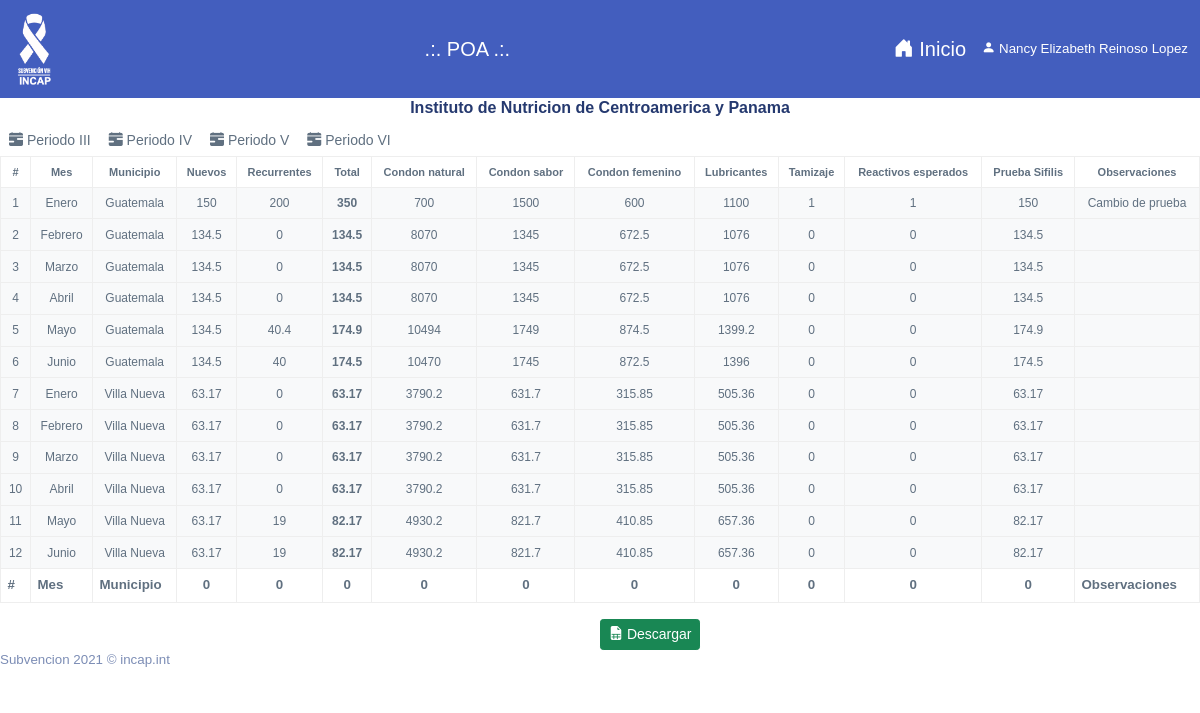
The page /vistas/promotor/poa/poa.php (signed in) on the database its author committed.
### tables this page shows
CREATE TABLE IF NOT EXISTS `usuario` (
  `idUsuario` INT NOT NULL,
  `persona_id` INT NOT NULL,
  `rol` VARCHAR(24) NOT NULL,
  `usuario` VARCHAR(32) NULL,
  `pass` LONGTEXT NULL,
  `subreceptor_id` INT NOT NULL,
  `estado` TINYINT NULL,
  PRIMARY KEY (`idUsuario`));

CREATE TABLE IF NOT EXISTS `persona` (
  `idPersona` INT NOT NULL,
  `codigo` VARCHAR(16) NULL,
  `nombre` VARCHAR(50) NULL,
  `apellido` VARCHAR(50) NULL,
  `telefono` VARCHAR(12) NULL,
  `correo` VARCHAR(45) NULL,
  PRIMARY KEY (`idPersona`));

CREATE TABLE IF NOT EXISTS `subreceptor` (
  `idSubreceptor` INT NOT NULL,
  `codigo` VARCHAR(24) NULL,
  `nombre` VARCHAR(100) NULL,
  `enatural` INT NULL DEFAULT NULL,
  `esabor` INT NULL DEFAULT NULL,
  `efemenino` INT NULL DEFAULT NULL,
  `elubricante` INT NULL DEFAULT NULL,
  `ppvih` FLOAT NULL DEFAULT NULL,
  `pautoprueba` FLOAT NULL DEFAULT NULL,
  PRIMARY KEY (`idSubreceptor`));

CREATE TABLE IF NOT EXISTS `poa` (
  `idPoa` INT NOT NULL,
  `anio` INT NULL,
  `mes` VARCHAR(24) NOT NULL,
  `departamento` VARCHAR(24) NOT NULL,
  `municipio` VARCHAR(24) NOT NULL,
  `nuevo` FLOAT NULL,
  `recurrente` FLOAT NULL,
  `subreceptor_id` INT NOT NULL,
  `observacion` TEXT NULL,
  `periodo` INT NULL,
  `estado` VARCHAR(24) NULL,
  PRIMARY KEY (`idPoa`));

CREATE TABLE IF NOT EXISTS `catalogo` (
  `codigo` VARCHAR(24) NOT NULL,
  `nombre` VARCHAR(100) NULL,
  `descripcion` TEXT NULL,
  `categoria` VARCHAR(32) NULL,
  PRIMARY KEY (`codigo`));

### vistas/promotor/poa/periodo_3.php (the view, shortened to what this page needs)
<div class="table-responsive">
<table class="table table-hover table-bordered" id="poa_periodo_3" aria-describedby="">
    <thead class="text-center" style="font-size: 11px;">
        <th scope="">#</th>
        <th scope="">Mes</th>
        <th scope="">Municipio</th>
        <th scope="">Nuevos</th>
        <th scope="">Recurrentes</th>
        <th scope="">Total</th>
        <th scope="">Condon natural</th>
        <th scope="">Condon sabor</th>
        <th scope="">Condon femenino</th>
        <th scope="">Lubricantes</th>
        <th scope="">Tamizaje</th>
        <th scope="">Reactivos esperados</th>
        <th scope="">Prueba Sifilis</th>
        <th scope="">Observaciones</th>
    </thead>
    <tbody class="text-center bg-light" style="font-size: 12px;">
        <?php
        $cont = 1;
        $consult = "SELECT DISTINCT t1.idPoa, t5.nombre as mes, t4.nombre as municipio, t1.nuevo, t1.recurrente, (t1.nuevo + t1.recurrente) AS total,
        t1.observacion, t2.cnatural, t2.csabor, t2.cfemenino, t2.lubricante, t2.pruebaVIH, t2.autoPrueba, t2.reactivoE, t2.sifilis, t1.estado
        FROM poa t1
	    LEFT JOIN insumo t2 ON t2.poa_id = t1.idPoa
	    LEFT JOIN catalogo t3 ON t3.codigo = t1.departamento
	    LEFT JOIN catalogo t4 ON t4.codigo = t1.municipio
	    LEFT JOIN catalogo t5 ON t5.codigo = t1.mes
	    WHERE t1.subreceptor_id = $SUBRECEPTOR AND t1.periodo = 3";
        if ($res = $enlace->query($consult)) {
            while ($periodo_1 = $res->fetch_assoc()) {
        ?>
                <tr>
                    <td><?php echo $cont++; ?></td>
                    <td><?php echo $periodo_1['mes']; ?></td>
                    <td><?php echo $periodo_1['municipio']; ?></td>
                    <td><?php echo $periodo_1['nuevo']; ?></td>
                    <td><?php echo $periodo_1['recurrente']; ?></td>
                    <th scope=""><?php echo round($periodo_1['total'], 2); ?></th>
                    <td><?php echo $periodo_1['cnatural']; ?></td>
                    <td><?php echo $periodo_1['csabor']; ?></td>
                    <td><?php echo $periodo_1['cfemenino']; ?></td>
                    <td><?php echo $periodo_1['lubricante']; ?></td>
                    <td><?php echo $periodo_1['pruebaVIH']; ?></td>
                    <td><?php echo $periodo_1['reactivoE']; ?></td>
                    <td><?php echo $periodo_1['sifilis']; ?></td>
                    <td><?php echo $periodo_1['observacion']; ?></td>
                </tr>
        <?php }
        }  ?>
    </tbody>
    <tfoot>
        <th scope="">#</th>
        <th scope="">Mes</th>
        <th scope="">Municipio</th>
        <td class="text-center"><strong id="tnuevos3">0</strong></td>
        <td class="text-center"><strong id="trecurrentes3">0</strong></td>
        <td class="text-center"><strong id="total3">0</strong></td>
        <td class="text-center"><strong id="tnatural3">0</strong></td>
        <td class="text-center"><strong id="tsabor3">0</strong></td>
        <td class="text-center"><strong id="tfemenino3">0</strong></td>
        <td class="text-center"><strong id="tlubricantes3">0</strong></td>
        <td class="text-center"><strong id="tpruebavih3">0</strong></td>
        <td class="text-center"><strong id="treactivos3">0</strong></td>
        <td class="text-center"><strong id="tsifilis3">0</strong></td>
        <th scope="">Observaciones</th>
    </tfoot>
</table>
</div>
<div class="d-grid gap-2 d-md-flex justify-content-md-end">
    <div class="col-sm-6">
        <form action="../../php/excel/generarExcelPoa.php" method="POST">
            <button type="submit" class="btn btn-sm btn-success"><em class="bi bi-file-earmark-spreadsheet-fill"></em> Descargar </button>
        </form>
    </div>
</div>

### vistas/promotor/poa/poa.php (shortened to what this page needs)
<?php
include_once('../../../bd/conexion.php');
$ID = $_SESSION['idUsuario'];
$SUBRECEPTOR = $_SESSION['subreceptor_id'];
?>
<!DOCTYPE html>
<html lang="es">
<head>
    <link rel="stylesheet" href="../../../assets/css/bootstrap.css">
    <link rel="stylesheet" href="../../../assets/vendors/bootstrap-icons/bootstrap-icons.css">
    <link rel="stylesheet" href="../../../assets/vendors/alertifyjs/css/alertify.rtl.css">
    <link rel="stylesheet" href="../../../assets/vendors/alertifyjs/css/themes/default.css">
    <link rel="stylesheet" href="../../../assets/vendors/datatable/jquery.dataTables.min.css">
    <link rel="stylesheet" href="../../../assets/css/app.css">
</head>
<body>
    <body>
    <nav class="navbar navbar-expand-lg navbar-dark bg-primary">
            <div class="container-fluid">
                <img src="../../../assets/images/vihinvertido.png" width="45" alt="">
                <a class="navbar-brand" href="#">.:. POA .:.</a>
                <div class="d-grid gap-2 d-md-flex justify-content-md-end">
                    <div class="collapse navbar-collapse" id="navbarSupportedContent">
                        <?php
                        $consulta1 = "SELECT p.nombre, p.apellido,u.usuario,r.nombre as rol,s.nombre as subreceptor FROM usuario u
                LEFT JOIN subreceptor s ON u.subreceptor_id = s.idSubreceptor
                LEFT JOIN catalogo r ON u.rol=r.codigo
                LEFT JOIN persona p ON p.idPersona=u.Persona_id WHERE u.idUsuario =$ID";
                        $res1 = $enlace->query($consulta1);
                        while ($usuario = mysqli_fetch_assoc($res1)) {
                        ?>
                            <a class="navbar-brand" href="../promotor.php"><em class="bi bi-house-door-fill"></em> Inicio</a>
                            <div class="dropdown">
                                <a class="btn-outline-secundary text-white" type="button" data-bs-toggle="dropdown">
                                    <em class="bi bi-person-fill"></em> <?php echo $usuario['nombre'] . ' ' . $usuario['apellido']; ?>
                                </a>
                            </div>
                    </div>
                <?php }
                        $res1->close(); ?>
                </div>
            </div>
        </nav>
        <section class="section">
        <?php
                $sql = "SELECT idSubreceptor, codigo, nombre FROM subreceptor WHERE idSubreceptor = $SUBRECEPTOR";
                $resultado = mysqli_query($enlace, $sql);
                while ($subr = mysqli_fetch_assoc($resultado)) {
                ?>
                    <div class="text-center">
                        <h6><?php echo $subr['nombre']; ?></h6>
                    </div>
                <?php
                }
                ?>
            <ul class="nav nav-pills" id="pills-tab" role="tablist">
                <li class="nav-item" role="presentation">
                    <button class="btn btn-sm btn-secundary active" id="pills-periodo_3-tab" data-bs-toggle="pill" data-bs-target="#pills-periodo_3" type="button">
                        <em class="bi bi-calendar-range-fill"></em> Periodo III</button>
                </li>
                <li class="nav-item" role="presentation">
                    <button class="btn btn-sm btn-secundary" id="pills-periodo_4-tab" data-bs-toggle="pill" data-bs-target="#pills-periodo_4" type="button">
                        <em class="bi bi-calendar-range-fill"></em> Periodo IV</button>
                </li>
                <li class="nav-item" role="presentation">
                    <button class="btn btn-sm btn-secundary" id="pills-periodo_5-tab" data-bs-toggle="pill" data-bs-target="#pills-periodo_5" type="button">
                        <em class="bi bi-calendar-range-fill"></em> Periodo V</button>
                </li>
                <li class="nav-item" role="presentation">
                    <button class="btn btn-sm btn-secundary" id="pills-periodo_6-tab" data-bs-toggle="pill" data-bs-target="#pills-periodo_6" type="button">
                        <em class="bi bi-calendar-range-fill"></em> Periodo VI</button>
                </li>
            </ul>
            <div class="tab-content" id="pills-tabContent">
                <div class="tab-pane fade show active" id="pills-periodo_3">
                    <?php include 'periodo_3.php'; ?>
                </div>
            </div>
        </section>
        <footer>
            <div class="footer clearfix mb-10 text-muted">
                <div class="float-start">
                    <p>Subvencion 2021 &copy; incap.int</p>
                </div>
            </div>
        </footer>
    </body>
</html>

### assets/css/app.css (style rules this page uses)
.btn.btn-danger, .btn.btn-info, .btn.btn-primary, .btn.btn-secondary, .btn.btn-success, .btn.btn-warning { color:#fff }
.bi { width:1rem; height:1rem }
a { text-decoration:none }
.mb-10, .my-10 { margin-bottom:3rem }

### vistas/promotor/poa/poa.php (style rules this page uses)
body { font-family: 'Nunito', sans-serif; font-size: smaller; }

### rows shown on the page
usuario: persona.nombre "Nancy Elizabeth", persona.apellido "Reinoso Lopez"
subreceptor: nombre "Instituto de Nutricion de Centroamerica y Panama"
poa: catalogo.nombre "Enero", catalogo.nombre "Guatemala", nuevo "150", recurrente "200", total "350", cnatural "700", csabor "1500", cfemenino "600", lubricante "1100", pruebaVIH "1", reactivoE "1", sifilis "150", observacion "Cambio de prueba"
poa: catalogo.nombre "Febrero", catalogo.nombre "Guatemala", nuevo "134.5", recurrente "0", total "134.5", cnatural "8070", csabor "1345", cfemenino "672.5", lubricante "1076", pruebaVIH "0", reactivoE "0", sifilis "134.5"
poa: catalogo.nombre "Marzo", catalogo.nombre "Guatemala", nuevo "134.5", recurrente "0", total "134.5", cnatural "8070", csabor "1345", cfemenino "672.5", lubricante "1076", pruebaVIH "0", reactivoE "0", sifilis "134.5"
poa: catalogo.nombre "Abril", catalogo.nombre "Guatemala", nuevo "134.5", recurrente "0", total "134.5", cnatural "8070", csabor "1345", cfemenino "672.5", lubricante "1076", pruebaVIH "0", reactivoE "0", sifilis "134.5"
poa: catalogo.nombre "Mayo", catalogo.nombre "Guatemala", nuevo "134.5", recurrente "40.4", total "174.9", cnatural "10494", csabor "1749", cfemenino "874.5", lubricante "1399.2", pruebaVIH "0", reactivoE "0", sifilis "174.9"
poa: catalogo.nombre "Junio", catalogo.nombre "Guatemala", nuevo "134.5", recurrente "40", total "174.5", cnatural "10470", csabor "1745", cfemenino "872.5", lubricante "1396", pruebaVIH "0", reactivoE "0", sifilis "174.5"
poa: catalogo.nombre "Enero", catalogo.nombre "Villa Nueva", nuevo "63.17", recurrente "0", total "63.17", cnatural "3790.2", csabor "631.7", cfemenino "315.85", lubricante "505.36", pruebaVIH "0", reactivoE "0", sifilis "63.17"
poa: catalogo.nombre "Febrero", catalogo.nombre "Villa Nueva", nuevo "63.17", recurrente "0", total "63.17", cnatural "3790.2", csabor "631.7", cfemenino "315.85", lubricante "505.36", pruebaVIH "0", reactivoE "0", sifilis "63.17"
poa: catalogo.nombre "Marzo", catalogo.nombre "Villa Nueva", nuevo "63.17", recurrente "0", total "63.17", cnatural "3790.2", csabor "631.7", cfemenino "315.85", lubricante "505.36", pruebaVIH "0", reactivoE "0", sifilis "63.17"
poa: catalogo.nombre "Abril", catalogo.nombre "Villa Nueva", nuevo "63.17", recurrente "0", total "63.17", cnatural "3790.2", csabor "631.7", cfemenino "315.85", lubricante "505.36", pruebaVIH "0", reactivoE "0", sifilis "63.17"
poa: catalogo.nombre "Mayo", catalogo.nombre "Villa Nueva", nuevo "63.17", recurrente "19", total "82.17", cnatural "4930.2", csabor "821.7", cfemenino "410.85", lubricante "657.36", pruebaVIH "0", reactivoE "0", sifilis "82.17"
poa: catalogo.nombre "Junio", catalogo.nombre "Villa Nueva", nuevo "63.17", recurrente "19", total "82.17", cnatural "4930.2", csabor "821.7", cfemenino "410.85", lubricante "657.36", pruebaVIH "0", reactivoE "0", sifilis "82.17"
